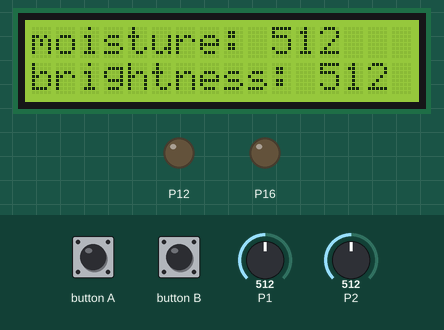
Bench run of a program on a simulated BBC micro:bit (MakeCode). On the bench: 16×2 character LCD, output pins drawn as LEDs (lit = HIGH). The inputs (shaded band) are chosen by the test bench; at power-on: P1 = 512, P2 = 512 (analog values on the 0–1023 scale). What the program prints to the serial console is not drawn.

Above: at 1.2 s.
1.3 s: P1 set to 259
At 6.9 s:
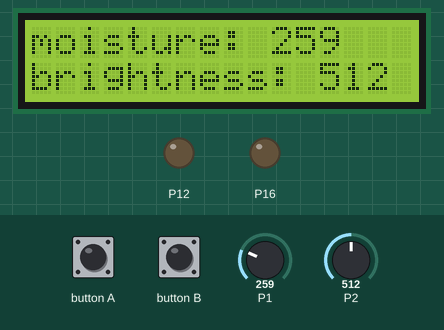
8.1 s: P1 set to 243
At 12.4 s:
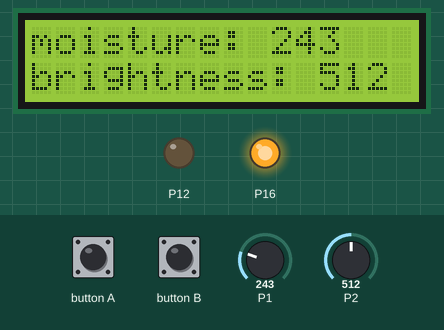
21.7 s: P2 set to 23
At 24.6 s:
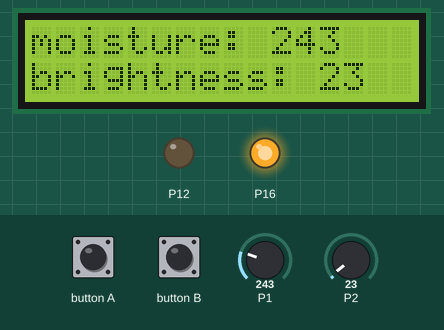
28.5 s: P2 set to 18
At 31.4 s:
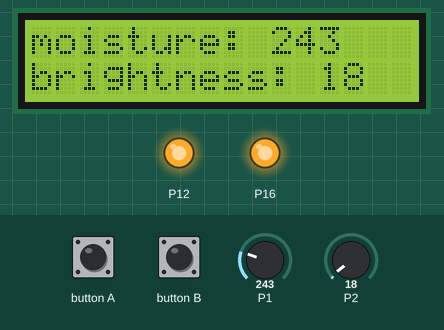
41.8 s: button A pressed for 3 s
At 47.9 s:
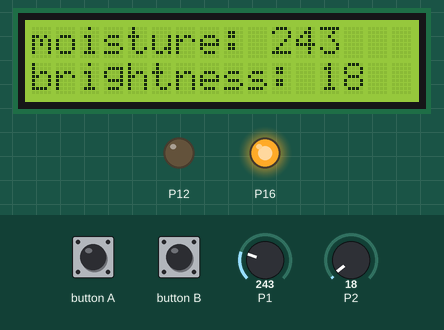
50.0 s: P1 set to 260
At 51.9 s:
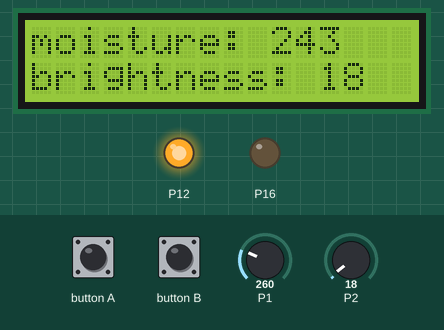
Timing chart, 0 to 61.0 s (numbered marks = the images above; inputs shaded):
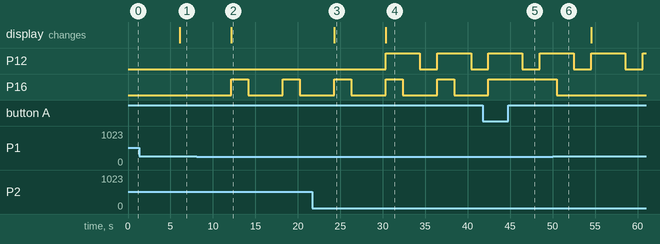

Measured:
- the behaviour switches between 251 and 250 on P1 (found by bisection; images 1 and 2)
- the behaviour switches between 21 and 20 on P2 (found by bisection; images 3 and 4)
- after the input at 1.3 s, the display: changes after 4.8 s (image 1)
- after the input at 8.1 s, P16: alternates HIGH for 2.0 s and LOW for 4.1 s, starting after 4.1 s; the display: changes after 4.1 s (image 2)
- after the input at 21.7 s, the display: changes after 2.6 s (image 3)
- after the input at 28.5 s, P12: alternates HIGH for 4.0 s and LOW for 2.1 s, starting after 1.8 s; the display: changes after 1.8 s (image 4)
- after the input at 41.8 s, P16: goes on until 42.5 s, then stays HIGH
- after the input at 50.0 s, P16: goes on until 50.5 s, then stays LOW

The program:

main.ts
```typescript
let brightness = 0
let moisture = 0
makerbit.connectLcd(39)
makerbit.setLcdBacklight(LcdBacklight.Off)
serial.redirectToUSB()
led.enable(false)
serial.writeString("Moisture,Brightness")
serial.writeLine("")
basic.forever(function () {
    makerbit.clearLcd1602()
    makerbit.setLcdBacklight(LcdBacklight.On)
    moisture = pins.analogReadPin(AnalogPin.P1)
    brightness = pins.analogReadPin(AnalogPin.P2)
    makerbit.showStringOnLcd1602("moisture:", makerbit.position1602(LcdPosition1602.Pos1), 10, TextOption.AlignLeft)
    makerbit.showStringOnLcd1602("" + (moisture), makerbit.position1602(LcdPosition1602.Pos11), 5, TextOption.AlignLeft)
    makerbit.showStringOnLcd1602("brightness:", makerbit.position1602(LcdPosition1602.Pos17), 12, TextOption.AlignLeft)
    makerbit.showStringOnLcd1602("" + (brightness), makerbit.position1602(LcdPosition1602.Pos29), 5, TextOption.AlignLeft)
    if (brightness <= 20) {
        pins.digitalWritePin(DigitalPin.P12, 1)
    } else {
        pins.digitalWritePin(DigitalPin.P12, 0)
    }
    if (moisture <= 250) {
        pins.digitalWritePin(DigitalPin.P16, 1)
        basic.pause(2000)
    } else {
        pins.digitalWritePin(DigitalPin.P16, 0)
        basic.pause(2000)
    }
    if (input.buttonIsPressed(Button.A)) {
        pins.digitalWritePin(DigitalPin.P16, 1)
        basic.pause(2000)
    } else {
        pins.digitalWritePin(DigitalPin.P16, 0)
        basic.pause(2000)
    }
    if (input.buttonIsPressed(Button.B)) {
        pins.digitalWritePin(DigitalPin.P12, 1)
        basic.pause(2000)
    } else {
        pins.digitalWritePin(DigitalPin.P12, 0)
        basic.pause(2000)
    }
})
loops.everyInterval(3600000, function () {
    serial.writeNumbers([moisture, brightness])
    serial.writeLine("")
})
```

test.ts
```typescript
// οι δοκιμές πηγαίνουν εδώ, δεν θα γίνει εκτέλεση όταν αυτό το πακέτο χρησιμοποιηθεί ως επέκταση.
```
